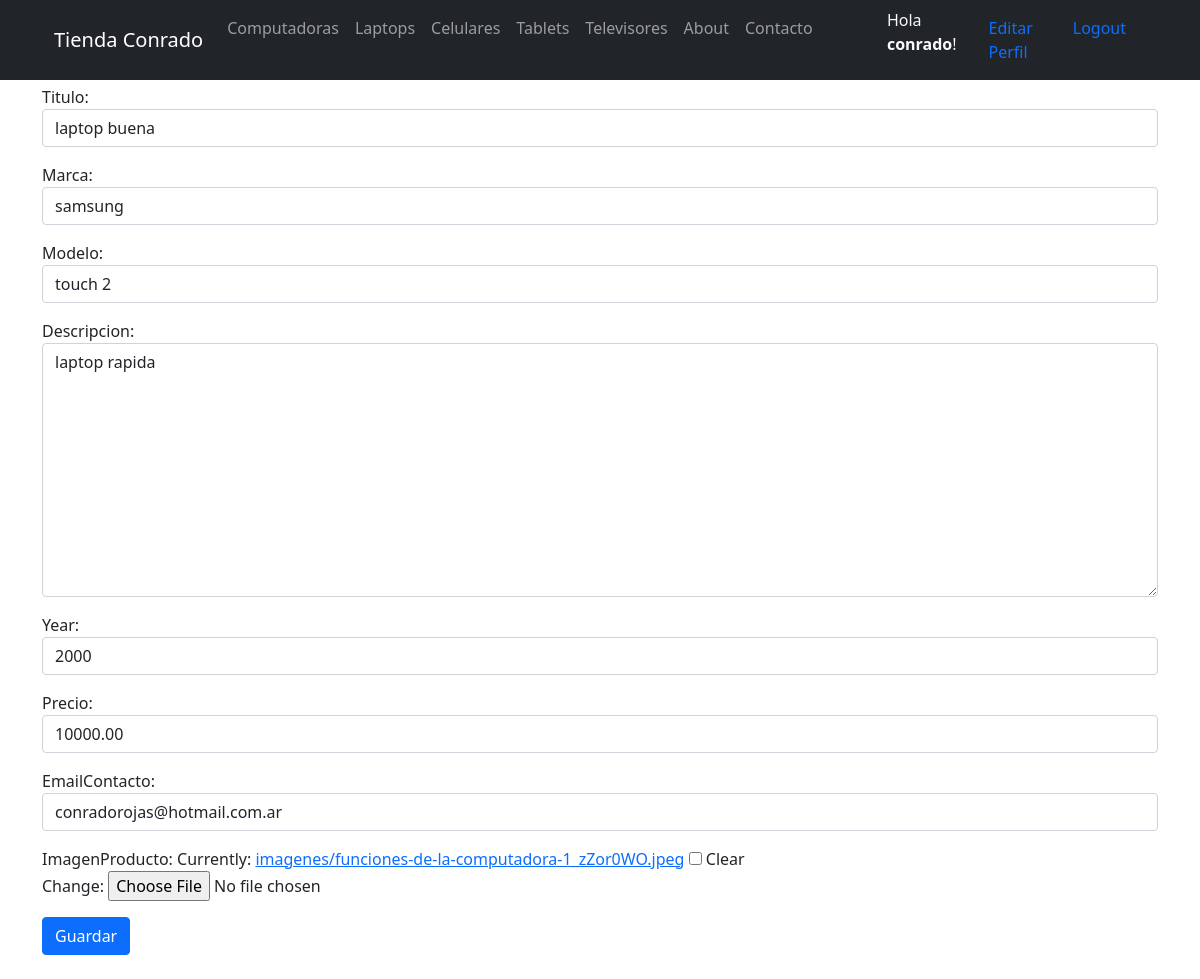
Screenshot of /editarLaptop/2/ (signed in) with the database file from the repository.
### Productos/models.py (models this page shows, shortened)
class Productos(models.Model):
    Seleccion = (
    ('computadora','Computadora'),
    ('laptops', 'Laptops'),
    ('celulares','Celulares'),
    ('tablets','Tablets'),
    ('televisores','Televisores'),
    )
    usuario = models.ForeignKey(User, on_delete=models.CASCADE, null=True, blank=True)
    titulo = models.CharField(max_length=200, null=True)
    producto = models.CharField(max_length=15, choices=Seleccion, default='computadora')
    marca = models.CharField(max_length=40, null=True)
    modelo = models.CharField(max_length=40, null=True)
    descripcion = models.TextField(null=True, blank=True)
    year = models.IntegerField(null=True)
    precio = models.DecimalField(max_digits=10, decimal_places=2)
    fechaPublicacion = models.DateTimeField(auto_now_add=True, null=True),
    emailContacto = models.EmailField(null=True)
    imagenProducto = models.ImageField(null=True, blank=True, upload_to="imagenes/")
    class Meta:
        ordering = ['usuario' ]

### Productos/views.py (the view)
# urls.py: path('editarLaptop/<int:pk>/', editarLaptop.as_view(), name='editarLaptop'),
class editarLaptop(LoginRequiredMixin, UpdateView):
    model = Productos
    form_class = ActualizarProducto
    success_url = reverse_lazy('inicio')
    context_object_name = 'laptop'
    template_name = 'editarLaptop.html'

### Productos/forms.py
class ActualizarProducto(forms.ModelForm):
    class Meta:
        model = Productos
        fields = ('titulo', 'marca', 'modelo', 'descripcion', 'year', 'precio', 'emailContacto', 'imagenProducto')
        widgets = {
            'titulo' : forms.TextInput(attrs={'class': 'form-control'}),
            'marca' : forms.TextInput(attrs={'class': 'form-control'}),
            'modelo' : forms.TextInput(attrs={'class': 'form-control'}),
            'descripcion' : forms.Textarea(attrs={'class': 'form-control'}),
            'year' : forms.TextInput(attrs={'class': 'form-control'}),
            'precio' : forms.TextInput(attrs={'class': 'form-control'}),
            'emailContacto' : forms.TextInput(attrs={'class': 'form-control'}),
        }

### Tienda/templates/editarLaptop.html (shortened to what this page needs)
{% extends 'index.html' %}
{% block content %}
<br>
<br>
<div class="container">
    <h4>Editar Laptop</h4>
</div>
<div class="container">
    <div class="form-group">
        <form method="post" enctype="multipart/form-data">{% csrf_token %}
            {{ form.as_p }}
            <button type="submit" class="btn btn-primary">Guardar</button>
        </form>
    </div>
</div>
<br>
{% endblock %}

### Tienda/templates/index.html (shortened to what this page needs)
{% load static %}
<!DOCTYPE html>
<html lang="en">
    <head>
        <link href="{% static 'css/styles.css' %}" rel="stylesheet" />
    </head>
    <body id="page-top">
        <nav class="navbar navbar-expand-lg navbar-dark bg-dark fixed-top" id="mainNav">
            <div class="container px-4">
                <a class="navbar-brand" href="/"> Tienda Conrado </a>
                <div class="collapse navbar-collapse" id="navbarResponsive">
                    <ul class="navbar-nav ms-auto">
                        <li class="nav-item"><a class="nav-link" href="/ComputadorasLista/">Computadoras</a></li>
                        <li class="nav-item"><a class="nav-link" href="/LaptopsLista/">Laptops</a></li>
                        <li class="nav-item"><a class="nav-link" href="/CelularesLista/">Celulares</a></li>
                        <li class="nav-item"><a class="nav-link" href="/TabletsLista/">Tablets</a></li>
                        <li class="nav-item"><a class="nav-link" href="/TelevisoresLista/">Televisores</a></li>
                        <li class="nav-item"><a class="nav-link" href="/about/">About</a></li>
                        <li class="nav-item"><a class="nav-link" href="/contacto/">Contacto</a></li>
                        <div class="container"></div>
                        {% if request.user.is_authenticated %}
                        <div class="container">
                        <li class="nav-item">
                          <span class="text-light"> Hola <strong>{{request.user.first_name}}</strong>!</span>
                        </li>
                        </div>
                        <div class="container">
                        <li class="nav-item">
                            <a class="nav-link" href="/editarPerfil/"><span class="text-primary">Editar Perfil</span></a>
                        </li>
                        </div>
                        <div class="container">
                        <li class="nav-item">
                          <a class="nav-link" href="/Logout/"><span class="text-primary">Logout</span></a>
                        </li>
                        </div>
                      {% endif %}
                    </ul>
                </div>
            </div>
        </nav>
        {% block content %}{% endblock %}

### rows the page displays
Productos: titulo "laptop buena", marca "samsung", modelo "touch 2", descripcion "laptop rapida", year "2000", precio "10000.00", emailContacto "conradorojas@hotmail.com.ar"

### other values shown
{{ request.user.first_name }} "conrado"
